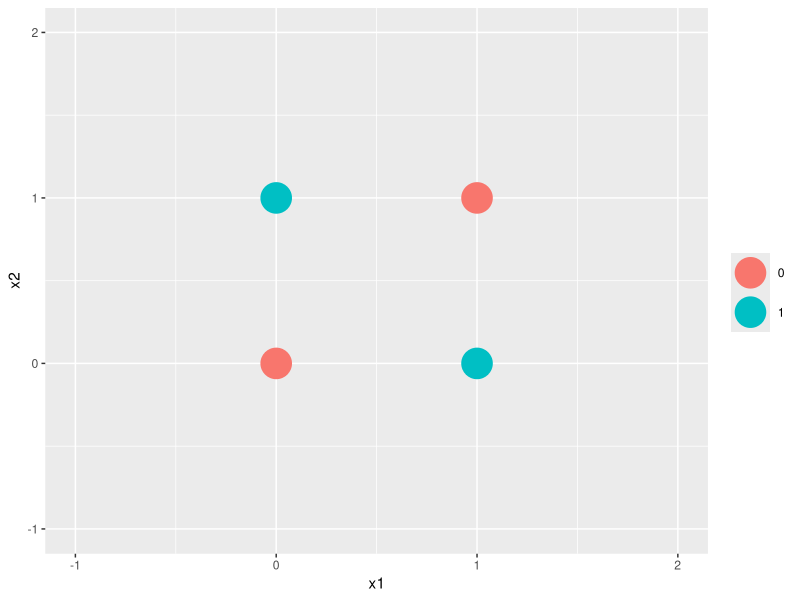
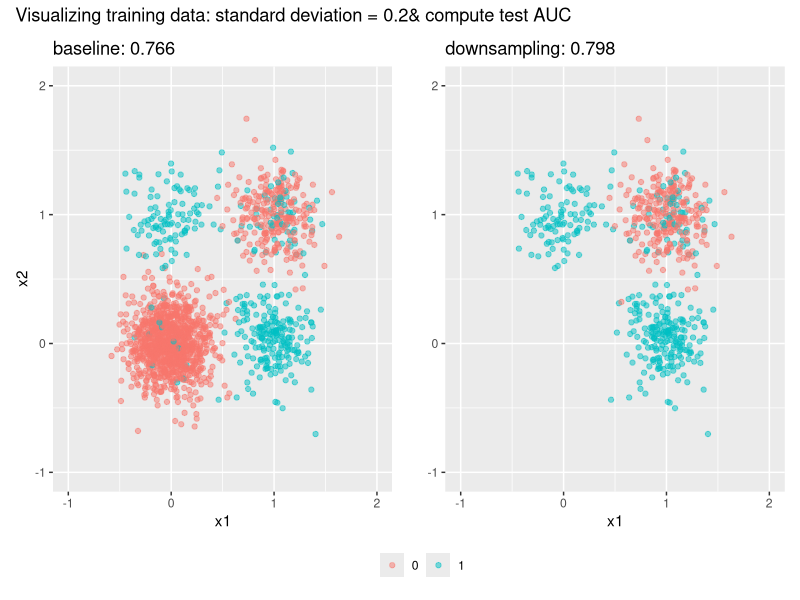
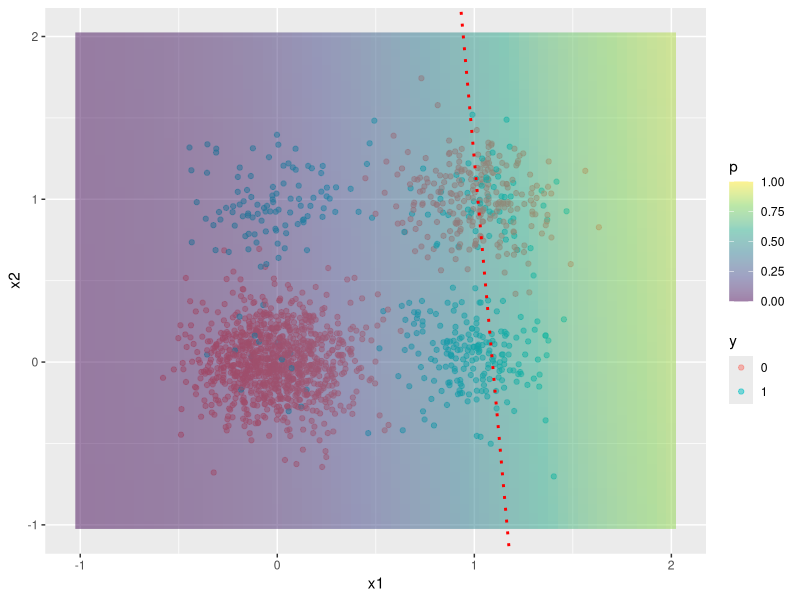
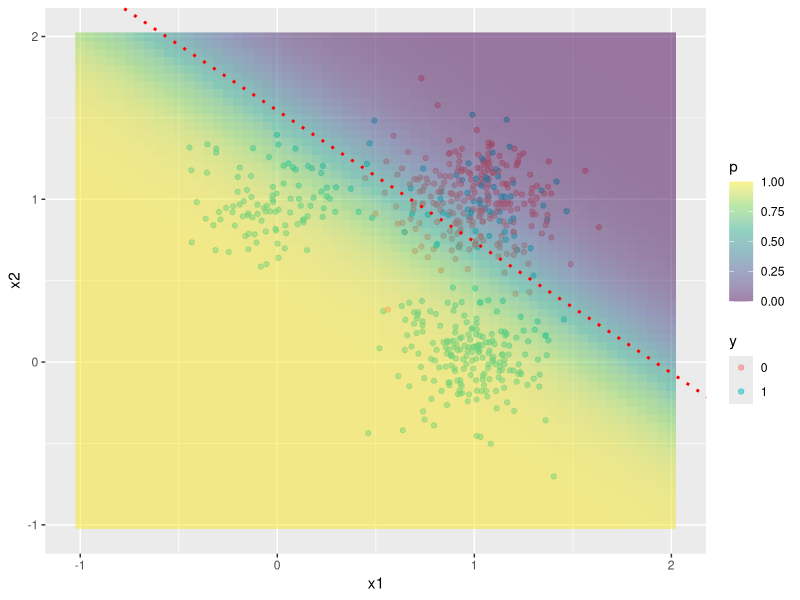

The R script that drew these images, in order: (Note: this script raises an error after producing the figures.)
library(tidyverse)
library(patchwork)
library(pROC)

# N <- c(100, 1000, 300, 200)
# P <- c(1, 0.1, 0.01, 1)

## XOR gate----------------------
# illustrate xor gate
## --- --- --- --- --- --- --- --- --- --- --- --- --- 

xor_data <- data.frame(
  x1 = c(0, 0, 1, 1),
  x2 = c(0, 1, 0, 1),
  y = c(0, 1, 1, 0)
)
ggplot(data = xor_data %>% mutate(y = as.factor(y)), aes(x=x1, y=x2, color=y)) +
  geom_point(size = 10) +
  lims(x = c(-1, 2), y = c(-1, 2)) +
  labs(color = "")


lr <- glm(factor(y) ~ x1 * x2, data = xor_data, family = binomial)

auc(roc(
  xor_data$y,
  predict(lr,
          newdata = data.frame(
            x1 = c(0, 0, 1, 1),
            x2 = c(0, 1, 0, 1)
          ),
          type = "response"),
  quiet = TRUE
))

## Data Gen ----------------------
# function to generate data
## --- --- --- --- --- --- --- --- --- --- --- --- --- 


# note: XOR gate can be explained by interaction
data_generator <- function(sd, N = c(1000, 100, 200, 300), P = c(0.01, 1, 1, 0.2)) {
  print(paste("event rate:", drop(P %*% N / sum(N))))
  X <- rbind(
    matrix(rep(c(0, 0), N[1]), nrow = N[1], ncol = 2, byrow = TRUE),
    matrix(rep(c(0, 1), N[2]), nrow = N[2], ncol = 2, byrow = TRUE),
    matrix(rep(c(1, 0), N[3]), nrow = N[3], ncol = 2, byrow = TRUE),
    matrix(rep(c(1, 1), N[4]), nrow = N[4], ncol = 2, byrow = TRUE)
  ) + 
    matrix(rnorm(2 * sum(N), mean = 0, sd = sd), nrow = sum(N), ncol = 2)
  
  cluster <- c(rep(1, N[1]), rep(2, N[2]), rep(3, N[3]), rep(4, N[4]))
  
  y <- c(
    rbinom(size = 1, prob = P[1], n = N[1]),
    rbinom(size = 1, prob = P[2], n = N[2]),
    rbinom(size = 1, prob = P[3], n = N[3]),
    rbinom(size = 1, prob = P[4], n = N[4])
  )
  
  simulation_data <- cbind(y, X, cluster) %>% 
    as.data.frame()
  colnames(simulation_data) <- c('y', 'x1', 'x2', 'cluster')
  simulation_data$y <- as.factor(simulation_data$y)
  return(simulation_data)
}

.sphere_data <- function(n, r_mean, r_sd) {
  r <- rnorm(n, r_mean, r_sd)
  theta <- runif(n, 0, 2*pi)
  x1 <- r * cos(theta)
  x2 <- r * sin(theta)
  return(data.frame(x1 = x1, x2 = x2))
}

sphere_data_gen <- function(ns, r_means, r_sds) {
  control <- .sphere_data(ns[1], r_means[1], r_sds[1])
  control$y <- 0
  case <- .sphere_data(ns[2], r_means[2], r_sds[2])
  case$y <- 1
  output <- rbind(case, control)
  output$y <- as.factor(output$y)
  output <- output[, c(3,1,2)]
  return(output)
}

get_logistic_decision_boundary <- function(lr, decision_rule=0.5) {
  z <- log(decision_rule / (1 - decision_rule))
  lr_coefs <- coef(lr)
  intercept <- (z - lr_coefs["(Intercept)"]) / lr_coefs["x2"]
  slope <- - lr_coefs["x1"] / lr_coefs["x2"]
  return(list(
    intercept=unname(intercept),
    slope=unname(slope)
  ))
}

prob_contour <- function(lr, lims) {
  grid_point <- seq(lims[1], lims[2], 0.05)
  grid_coord <- expand.grid(x1 = grid_point, x2 = grid_point)
  grid_coord <- cbind(
    grid_coord,
    p=predict(lr, newdata = grid_coord, type = "response")
  )
  return(grid_coord)
}

prob_contour_plot <- function(train, lr, lims, decision_rule=0.5) {
  decision_line <- get_logistic_decision_boundary(lr, decision_rule = decision_rule)
  ggplot() +
    geom_point(data = train, aes(x=x1, y=x2, color=y), alpha=0.5) +
    geom_raster(data = prob_contour(lr, lims = lims),
                aes(x = x1, y = x2, fill = p)) +
    scale_fill_viridis_c(alpha=0.5, lim=c(0, 1)) +
    geom_abline(slope = decision_line$slope, intercept = decision_line$intercept,
                linetype = "dotted", color = "red", linewidth = 1)
}

## simulation 1 ----------------------
# try on different sd
# large sd => well mixed clusters
# small sd => more isolated cluster
## --- --- --- --- --- --- --- --- --- --- --- --- --- 

sigma <- 0.2

train <- data_generator(sigma)
test <- data_generator(sigma)

# write.csv(train, "./train.csv", row.names = FALSE)
# write.csv(test, "./test.csv", row.names = FALSE)

p1 <- ggplot() +
  geom_point(data = train, aes(x=x1, y=x2, color=y), alpha=0.5) +
  lims(x = c(-1, 2), y = c(-1, 2))

k <- 1
p2 <- ggplot(data = train[train$cluster != k,],
       aes(x=x1, y=x2, color=y)) +
  geom_point(alpha=0.5) +
  lims(x = c(-1, 2), y = c(-1, 2))

lr <- glm(y ~ x1 + x2, family = binomial(), data = select(train, -cluster))
p <- predict(lr, test[,2:3], type = "response")
s1 <- auc(roc(test$y, p, quiet = TRUE))

lr_sub <- glm(
  y ~ x1 + x2, family = binomial(), 
  data = select(train[train$cluster != k,], -cluster)
)
p_sub <- predict(lr_sub, test[, 2:3], type = "response") %>% unname()
s2 <- auc(roc(test$y, p_sub, quiet = TRUE))
p_sub <- predict(lr_sub, test[test$cluster != 1, 2:3], type = "response") %>% unname()


p1 + labs(title = glue::glue("baseline: ", round(s1, 3))) +
  p2 + labs(
    title = glue::glue(
      "downsampling: ",
      round(s2, 3)
    ),
    y = ""
  ) +
  # plot_annotation(title = glue::glue("Standard deviation: ", sigma, " [including the interaction term]")) +
  plot_annotation(
    title = glue::glue(
      "Visualizing training data: standard deviation = ",
      sigma,
      "& compute test AUC"
    )
  ) +
  plot_layout(guides = "collect") &
  theme(legend.position = "bottom") &
  labs(color = "")

# prob contour plot
prob_contour_plot(train, lr, c(-1, 2))
prob_contour_plot(train[train$cluster != k,], lr_sub, c(-1, 2))

# pre-labeling
s3 <- auc(roc(test$y, c(rep(0, 1000), p_sub), quiet = TRUE))


## simulation 2----------------------
# sphere data
## --- --- --- --- --- --- --- --- --- --- --- --- --- 

train <- sphere_data_gen(ns = c(1300, 200), r_means = c(5, 2), r_sds = c(1, 1))
test <- sphere_data_gen(ns = c(1300, 200), r_means = c(5, 2), r_sds = c(1, 1))

write.csv(train, "./simulate_data/sphere_train.csv", row.names = FALSE)
write.csv(test, "./simulate_data/sphere_test.csv", row.names = FALSE)

ggplot() +
  geom_point(data = train, aes(x = x1, y = x2, color = y))

lr <- glm(y ~ x1 + x2, family = binomial(), data = train)
p <- predict(lr, test[,c("x1", "x2")], type = "response")
auc(roc(test$y, p, quiet = TRUE))

prob_contour_plot(lr, c(-8, 8))
